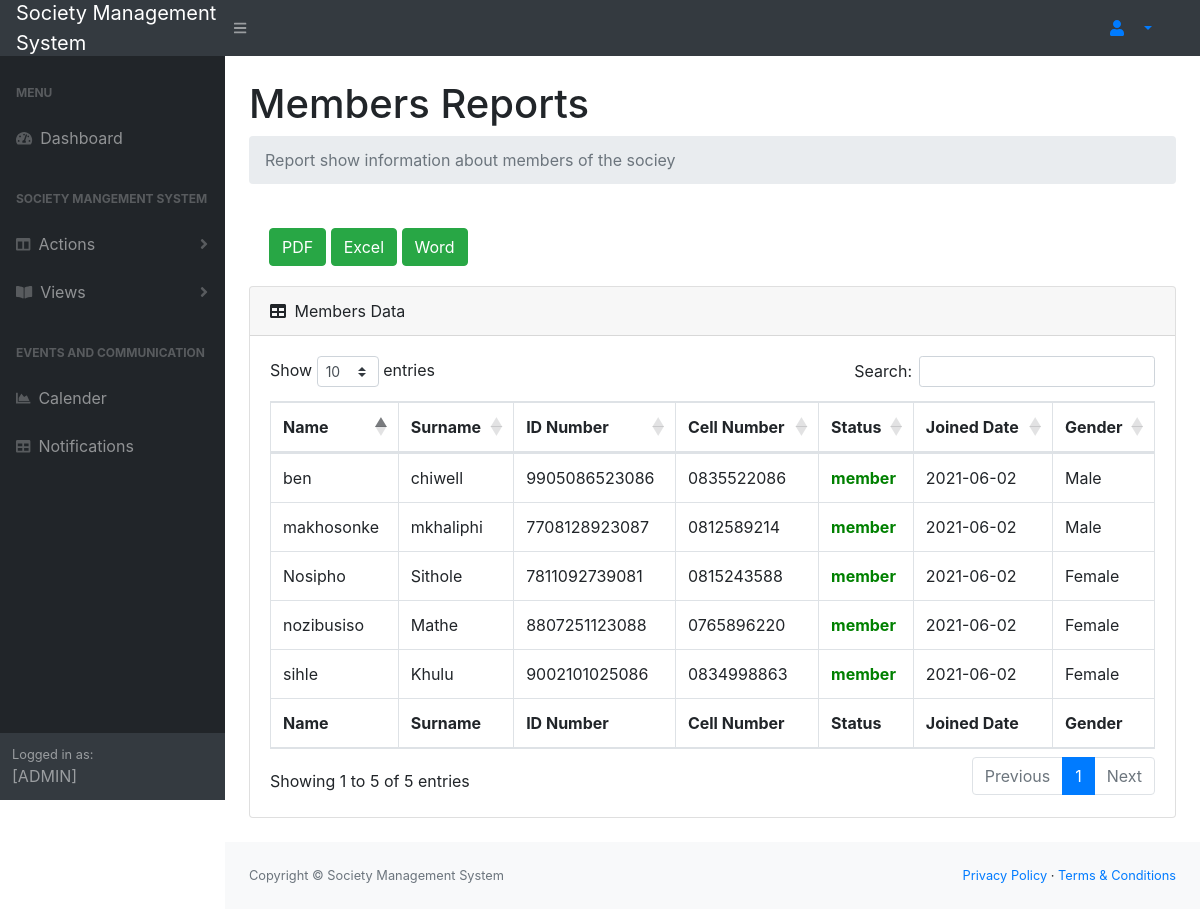
/membersReport.php, run on an earlier commit of the app's database.
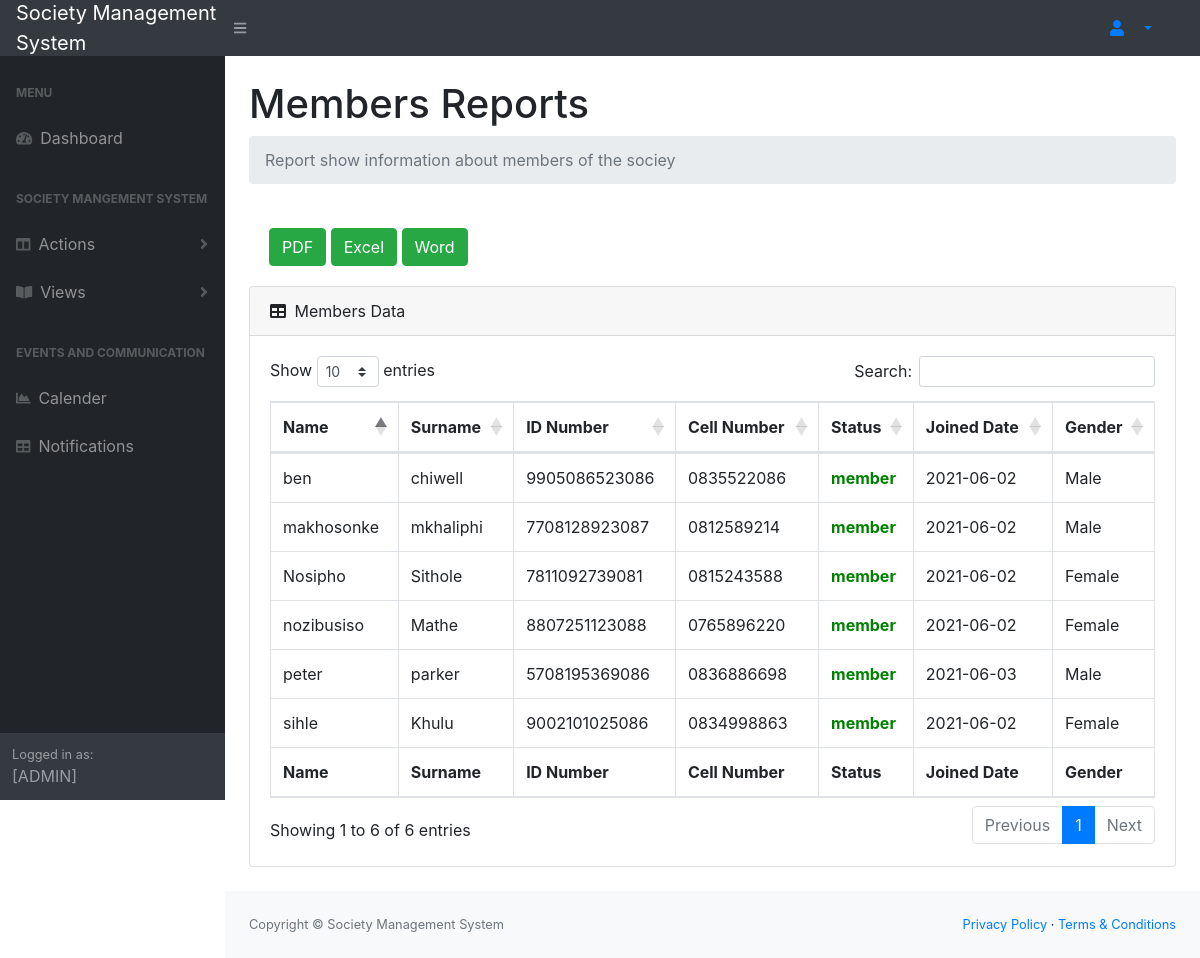
And on a later commit of the database.
### tables this page shows
CREATE TABLE `member` (
  `memberId` int(10) NOT NULL,
  `name` varchar(25) NOT NULL,
  `surname` varchar(25) NOT NULL,
  `id` varchar(15) NOT NULL,
  `cell_no` varchar(12) NOT NULL,
  `status` varchar(15) NOT NULL,
  `start_date` varchar(10) NOT NULL,
  `gender` varchar(10) NOT NULL,
  `user_id` int(10) NOT NULL
);

### membersReport.php (the view, shortened to what the changed rows need)
<?php
include("connection.php");
?>
<!DOCTYPE html>
<html lang="en">
    <head>
        <link href="css/styles.css" rel="stylesheet" />
        <link href="https://cdn.datatables.net/1.10.20/css/dataTables.bootstrap4.min.css" rel="stylesheet" />
    </head>
    <body class="sb-nav-fixed">
        <div id="layoutSidenav">
            <div id="layoutSidenav_content">
                <main>
                    <div class="container-fluid">
                        <h1 class="mt-4">Members Reports</h1>
                        <div class="card mb-4">
                            <div class="card-body">
                                <div class="table-responsive">
                                    <table class="table table-bordered" id="dataTable" width="100%" cellspacing="0">
                                        <thead>
                                            <tr>
                                                <th>Name</th>
                                                <th> Surname</th>
                                                <th>ID Number</th>
                                                <th>Cell Number</th>
                                                <th>Status</th>
                                                <th> Joined Date</th>
                                                <th>Gender</th>
                                            </tr>
                                        </thead>
                                        <tfoot>
                                            <tr>
                                                <th>Name</th>
                                                <th> Surname</th>
                                                <th>ID Number</th>
                                                <th>Cell Number</th>
                                                <th>Status</th>
                                                <th> Joined Date</th>
                                                <th>Gender</th>
                                            </tr>
                                        </tfoot>
                                        <tbody>
                                             <?php
                                               $payQuery = "SELECT *
                                                            FROM member
                                                           ";
                                               $payment = mysqli_query($con,$payQuery);
                                               while($data = mysqli_fetch_array($payment))
                                               {
                                                   $name = $data['name'];
                                                   $surname = $data['surname'];
                                                   $id = $data['id'];
                                                   $cell_no = $data['cell_no'];
                                                   $status = $data['status'];
                                                   $date = $data['start_date'];
                                                   $gender = $data['gender'];
                                                   $color = "";
                                                   if($status == "InActive")
                                                   {
                                                       $color= "color:red";
                                                   }
                                                   else {
                                                    $color= "color:green";
                                                   }
                                               ?>
                                               <tr>
                                                    <td> <?php echo $name;  ?>  </td>
                                                    <td> <?php echo $surname;  ?> </td>
                                                    <td> <?php echo $id;  ?> </td>
                                                    <td> <?php echo $cell_no;  ?> </td>
                                                    <td style ='<?php echo $color ?> ;font-weight: bold' > <?php echo $status;  ?> </td>
                                                    <td> <?php echo $date;  ?> </td>
                                                    <td> <?php echo $gender;  ?> </td>
                                                </tr>
                                               <?php
                                               }
                                              ?>
                                        </tbody>
                                    </table>
                                </div>
                            </div>
                        </div>
                    </div>
                </main>
            </div>
        </div>
    </body>
</html>

What changed in the data, as far as the page shows it:
added member: name "peter", surname "parker", id "5708195369086", cell_no "0836886698", status "member", start_date "2021-06-03", gender "Male"
Also different on the page:
text written by a page script: "Show entries Search: Showing 1 to 5 of 5 entries Previous 1 Next" → "Show entries Search: Showing 1 to 6 of 6 entries Previous 1 Next"
